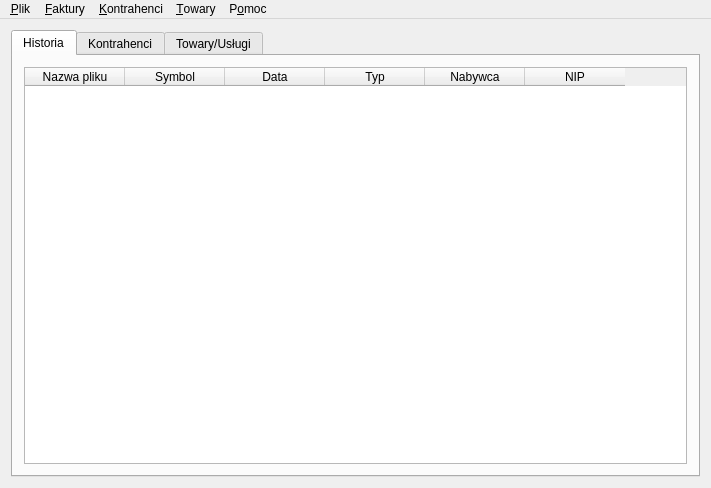
<ui version="4.0" >
 <class>MainWindow</class>
 <widget class="QMainWindow" name="MainWindow" >
  <property name="geometry" >
   <rect>
    <x>0</x>
    <y>0</y>
    <width>711</width>
    <height>488</height>
   </rect>
  </property>
  <property name="windowTitle" >
   <string>QFaktury</string>
  </property>
  <property name="windowIcon" >
   <iconset/>
  </property>
  <widget class="QWidget" name="widget" >
   <layout class="QGridLayout" >
    <item row="0" column="0" >
     <widget class="QTabWidget" name="tabWidget2" >
      <property name="currentIndex" >
       <number>0</number>
      </property>
      <widget class="QWidget" name="tab1" >
       <attribute name="title" >
        <string>Historia</string>
       </attribute>
       <layout class="QGridLayout" >
        <item row="0" column="0" >
         <widget class="QTableWidget" name="tableH" >
          <property name="selectionMode" >
           <enum>QAbstractItemView::ExtendedSelection</enum>
          </property>
          <property name="numRows" stdset="0" >
           <number>0</number>
          </property>
          <property name="numCols" stdset="0" >
           <number>6</number>
          </property>
          <property name="readOnly" stdset="0" >
           <bool>true</bool>
          </property>
          <property name="sorting" stdset="0" >
           <bool>false</bool>
          </property>
          <column>
           <property name="text" >
            <string>Nazwa pliku</string>
           </property>
          </column>
          <column>
           <property name="text" >
            <string>Symbol</string>
           </property>
          </column>
          <column>
           <property name="text" >
            <string>Data</string>
           </property>
          </column>
          <column>
           <property name="text" >
            <string>Typ</string>
           </property>
          </column>
          <column>
           <property name="text" >
            <string>Nabywca</string>
           </property>
          </column>
          <column>
           <property name="text" >
            <string>NIP</string>
           </property>
          </column>
         </widget>
        </item>
       </layout>
      </widget>
      <widget class="QWidget" name="tab2" >
       <attribute name="title" >
        <string>Kontrahenci</string>
       </attribute>
       <layout class="QGridLayout" >
        <item row="0" column="0" >
         <widget class="QTableWidget" name="tableK" >
          <property name="selectionMode" >
           <enum>QAbstractItemView::ExtendedSelection</enum>
          </property>
          <property name="numRows" stdset="0" >
           <number>0</number>
          </property>
          <property name="numCols" stdset="0" >
           <number>5</number>
          </property>
          <property name="readOnly" stdset="0" >
           <bool>true</bool>
          </property>
          <property name="sorting" stdset="0" >
           <bool>false</bool>
          </property>
          <column>
           <property name="text" >
            <string>Nazwa</string>
           </property>
          </column>
          <column>
           <property name="text" >
            <string>Typ</string>
           </property>
          </column>
          <column>
           <property name="text" >
            <string>Miasto</string>
           </property>
          </column>
          <column>
           <property name="text" >
            <string>Adres</string>
           </property>
          </column>
          <column>
           <property name="text" >
            <string>Telefon</string>
           </property>
          </column>
         </widget>
        </item>
       </layout>
      </widget>
      <widget class="QWidget" name="TabPage" >
       <attribute name="title" >
        <string>Towary/Usługi</string>
       </attribute>
       <layout class="QGridLayout" >
        <item row="0" column="0" >
         <widget class="QTableWidget" name="tableT" >
          <property name="selectionMode" >
           <enum>QAbstractItemView::ExtendedSelection</enum>
          </property>
          <property name="numRows" stdset="0" >
           <number>0</number>
          </property>
          <property name="numCols" stdset="0" >
           <number>12</number>
          </property>
          <property name="readOnly" stdset="0" >
           <bool>true</bool>
          </property>
          <property name="sorting" stdset="0" >
           <bool>false</bool>
          </property>
          <column>
           <property name="text" >
            <string>Index</string>
           </property>
          </column>
          <column>
           <property name="text" >
            <string>Nazwa</string>
           </property>
          </column>
          <column>
           <property name="text" >
            <string>Skrót</string>
           </property>
          </column>
          <column>
           <property name="text" >
            <string>Kod</string>
           </property>
          </column>
          <column>
           <property name="text" >
            <string>PKWiU</string>
           </property>
          </column>
          <column>
           <property name="text" >
            <string>Typ</string>
           </property>
          </column>
          <column>
           <property name="text" >
            <string>Jedn.</string>
           </property>
          </column>
          <column>
           <property name="text" >
            <string>Netto1</string>
           </property>
          </column>
          <column>
           <property name="text" >
            <string>Netto2</string>
           </property>
          </column>
          <column>
           <property name="text" >
            <string>Netto3</string>
           </property>
          </column>
          <column>
           <property name="text" >
            <string>Netto4</string>
           </property>
          </column>
          <column>
           <property name="text" >
            <string>Stawka VAT</string>
           </property>
          </column>
         </widget>
        </item>
       </layout>
      </widget>
     </widget>
    </item>
   </layout>
  </widget>
  <widget class="QMenuBar" name="MenuBarEditor" >
   <property name="geometry" >
    <rect>
     <x>0</x>
     <y>0</y>
     <width>711</width>
     <height>25</height>
    </rect>
   </property>
   <widget class="QMenu" name="plikAct" >
    <property name="title" >
     <string>&amp;Plik</string>
    </property>
    <addaction name="plikDane_firmyAction" />
    <addaction name="plikUstawieniaAction" />
    <addaction name="separator" />
    <addaction name="plikExportEDIAction" />
    <addaction name="plikExport_pdfAction" />
    <addaction name="plikExport_XMLAction" />
    <addaction name="plikImport_EDIAction" />
    <addaction name="plikImport_XMLAction" />
    <addaction name="plikKoniecAction" />
   </widget>
   <widget class="QMenu" name="fakturyAct" >
    <property name="title" >
     <string>&amp;Faktury</string>
    </property>
    <addaction name="fakturyDodajAction" />
    <addaction name="fakturyPFormaAction" />
    <addaction name="fakturyKorektaAction" />
    <addaction name="separator" />
    <addaction name="fakturyUsunAction" />
    <addaction name="fakturyEdAction" />
   </widget>
   <widget class="QMenu" name="kontrahenciAct" >
    <property name="title" >
     <string>&amp;Kontrahenci</string>
    </property>
    <addaction name="kontrahenciDodajAction" />
    <addaction name="kontrahenciUsunAction" />
    <addaction name="kontrahenciEdycjaAction" />
   </widget>
   <widget class="QMenu" name="towaryAct" >
    <property name="title" >
     <string>&amp;Towary</string>
    </property>
    <addaction name="towaryDodajAction" />
    <addaction name="towaryUsunAction" />
    <addaction name="towaryEdycjaAction" />
   </widget>
   <widget class="QMenu" name="pomocAct" >
    <property name="title" >
     <string>P&amp;omoc</string>
    </property>
    <addaction name="pomocO_programieAction" />
    <addaction name="pomocPomocAction" />
   </widget>
   <addaction name="plikAct" />
   <addaction name="fakturyAct" />
   <addaction name="kontrahenciAct" />
   <addaction name="towaryAct" />
   <addaction name="pomocAct" />
   <addaction name="separator" />
  </widget>
  <action name="plikDrukujAction" >
   <property name="text" >
    <string>Drukuj</string>
   </property>
   <property name="iconText" >
    <string>Drukuj</string>
   </property>
   <property name="name" stdset="0" >
    <string>plikDrukujAction</string>
   </property>
  </action>
  <action name="fakturyUsunAction" >
   <property name="text" >
    <string>Usuń</string>
   </property>
   <property name="iconText" >
    <string>Usuń</string>
   </property>
   <property name="shortcut" >
    <string>Alt+D</string>
   </property>
   <property name="name" stdset="0" >
    <string>fakturyUsunAction</string>
   </property>
  </action>
  <action name="fakturyDodajAction" >
   <property name="text" >
    <string>Nowa faktura</string>
   </property>
   <property name="iconText" >
    <string>Nowa faktura</string>
   </property>
   <property name="shortcut" >
    <string>F5</string>
   </property>
   <property name="name" stdset="0" >
    <string>fakturyDodajAction</string>
   </property>
  </action>
  <action name="kontrahenciDodajAction" >
   <property name="icon" >
    <iconset>image2</iconset>
   </property>
   <property name="text" >
    <string>Dodaj</string>
   </property>
   <property name="iconText" >
    <string>Dodaj</string>
   </property>
   <property name="shortcut" >
    <string>Ctrl+K</string>
   </property>
   <property name="name" stdset="0" >
    <string>kontrahenciDodajAction</string>
   </property>
  </action>
  <action name="kontrahenciUsunAction" >
   <property name="icon" >
    <iconset>image3</iconset>
   </property>
   <property name="text" >
    <string>Usuń</string>
   </property>
   <property name="iconText" >
    <string>Usuń</string>
   </property>
   <property name="shortcut" >
    <string>Ctrl+D</string>
   </property>
   <property name="name" stdset="0" >
    <string>kontrahenciUsunAction</string>
   </property>
  </action>
  <action name="kontrahenciEdycjaAction" >
   <property name="icon" >
    <iconset>image4</iconset>
   </property>
   <property name="text" >
    <string>Edycja</string>
   </property>
   <property name="iconText" >
    <string>Edycja</string>
   </property>
   <property name="shortcut" >
    <string>Ctrl+E</string>
   </property>
   <property name="name" stdset="0" >
    <string>kontrahenciEdycjaAction</string>
   </property>
  </action>
  <action name="pomocO_QtAction" >
   <property name="icon" >
    <iconset>image5</iconset>
   </property>
   <property name="text" >
    <string>O Qt</string>
   </property>
   <property name="iconText" >
    <string>O &amp;Qt</string>
   </property>
   <property name="name" stdset="0" >
    <string>pomocO_QtAction</string>
   </property>
  </action>
  <action name="plikKoniecAction" >
   <property name="icon" >
    <iconset>image6</iconset>
   </property>
   <property name="text" >
    <string>Koniec</string>
   </property>
   <property name="iconText" >
    <string>Koniec</string>
   </property>
   <property name="shortcut" >
    <string>Q</string>
   </property>
   <property name="name" stdset="0" >
    <string>plikKoniecAction</string>
   </property>
  </action>
  <action name="fakturyEdAction" >
   <property name="text" >
    <string>Edytuj</string>
   </property>
   <property name="iconText" >
    <string>Edytuj</string>
   </property>
   <property name="shortcut" >
    <string>F8</string>
   </property>
   <property name="name" stdset="0" >
    <string>fakturyEdAction</string>
   </property>
  </action>
  <action name="plikDane_firmyAction" >
   <property name="icon" >
    <iconset>image7</iconset>
   </property>
   <property name="text" >
    <string>Dane firmy</string>
   </property>
   <property name="iconText" >
    <string>Dane firmy</string>
   </property>
   <property name="shortcut" >
    <string>Ctrl+I</string>
   </property>
   <property name="name" stdset="0" >
    <string>plikDane_firmyAction</string>
   </property>
  </action>
  <action name="przelewyDrukuj_Action" >
   <property name="text" >
    <string>Drukuj </string>
   </property>
   <property name="iconText" >
    <string>Drukuj </string>
   </property>
   <property name="shortcut" >
    <string>F2</string>
   </property>
   <property name="name" stdset="0" >
    <string>przelewyDrukuj_Action</string>
   </property>
  </action>
  <action name="pomocO_programieAction" >
   <property name="icon" >
    <iconset>image8</iconset>
   </property>
   <property name="text" >
    <string>O programie</string>
   </property>
   <property name="iconText" >
    <string>O programie</string>
   </property>
   <property name="name" stdset="0" >
    <string>pomocO_programieAction</string>
   </property>
  </action>
  <action name="plikUstawieniaAction" >
   <property name="icon" >
    <iconset>image9</iconset>
   </property>
   <property name="text" >
    <string>Ustawienia</string>
   </property>
   <property name="iconText" >
    <string>Ustawienia</string>
   </property>
   <property name="name" stdset="0" >
    <string>plikUstawieniaAction</string>
   </property>
  </action>
  <action name="przelewyZUS" >
   <property name="icon" >
    <iconset>image10</iconset>
   </property>
   <property name="text" >
    <string>Nowy (ZUS)</string>
   </property>
   <property name="iconText" >
    <string>Nowy (ZUS)</string>
   </property>
   <property name="name" stdset="0" >
    <string>przelewyZUS</string>
   </property>
  </action>
  <action name="przelewyUSAction" >
   <property name="icon" >
    <iconset>image11</iconset>
   </property>
   <property name="text" >
    <string>Nowy (US)</string>
   </property>
   <property name="iconText" >
    <string>Nowy (US)</string>
   </property>
   <property name="name" stdset="0" >
    <string>przelewyUSAction</string>
   </property>
  </action>
  <action name="pomocPomocAction" >
   <property name="text" >
    <string>Pomoc</string>
   </property>
   <property name="iconText" >
    <string>Pomoc</string>
   </property>
   <property name="name" stdset="0" >
    <string>pomocPomocAction</string>
   </property>
  </action>
  <action name="separatornew_itemAction" >
   <property name="text" >
    <string>new item</string>
   </property>
   <property name="iconText" >
    <string>new item</string>
   </property>
   <property name="name" stdset="0" >
    <string>separatornew_itemAction</string>
   </property>
  </action>
  <action name="towaryEdycjaAction" >
   <property name="text" >
    <string>Edycja</string>
   </property>
   <property name="iconText" >
    <string>Edycja</string>
   </property>
   <property name="shortcut" >
    <string>Ctrl+M</string>
   </property>
   <property name="name" stdset="0" >
    <string>towaryEdycjaAction</string>
   </property>
  </action>
  <action name="towaryUsunAction" >
   <property name="text" >
    <string>Usuń</string>
   </property>
   <property name="iconText" >
    <string>Usuń</string>
   </property>
   <property name="shortcut" >
    <string>Ctrl+U</string>
   </property>
   <property name="name" stdset="0" >
    <string>towaryUsunAction</string>
   </property>
  </action>
  <action name="towaryDodajAction" >
   <property name="text" >
    <string>Dodaj</string>
   </property>
   <property name="iconText" >
    <string>Dodaj</string>
   </property>
   <property name="shortcut" >
    <string>Ctrl+T</string>
   </property>
   <property name="name" stdset="0" >
    <string>towaryDodajAction</string>
   </property>
  </action>
  <action name="plikExportEDIAction" >
   <property name="text" >
    <string>Export do EDI</string>
   </property>
   <property name="iconText" >
    <string>Export do EDI</string>
   </property>
   <property name="visible" >
    <bool>false</bool>
   </property>
   <property name="name" stdset="0" >
    <string>plikExportEDIAction</string>
   </property>
  </action>
  <action name="plikExport_pdfAction" >
   <property name="text" >
    <string>Export do PDF</string>
   </property>
   <property name="iconText" >
    <string>Export do PDF</string>
   </property>
   <property name="visible" >
    <bool>false</bool>
   </property>
   <property name="name" stdset="0" >
    <string>plikExport_pdfAction</string>
   </property>
  </action>
  <action name="plikExport_XMLAction" >
   <property name="text" >
    <string>Export do XML</string>
   </property>
   <property name="iconText" >
    <string>Export do XML</string>
   </property>
   <property name="visible" >
    <bool>false</bool>
   </property>
   <property name="name" stdset="0" >
    <string>plikExport_XMLAction</string>
   </property>
  </action>
  <action name="plikImport_EDIAction" >
   <property name="text" >
    <string>Import EDI</string>
   </property>
   <property name="iconText" >
    <string>Import EDI</string>
   </property>
   <property name="visible" >
    <bool>false</bool>
   </property>
   <property name="name" stdset="0" >
    <string>plikImport_EDIAction</string>
   </property>
  </action>
  <action name="plikImport_XMLAction" >
   <property name="text" >
    <string>Import XML</string>
   </property>
   <property name="iconText" >
    <string>Import XML</string>
   </property>
   <property name="visible" >
    <bool>false</bool>
   </property>
   <property name="name" stdset="0" >
    <string>plikImport_XMLAction</string>
   </property>
  </action>
  <action name="fakturyKorektaAction" >
   <property name="text" >
    <string>Nowa korekta</string>
   </property>
   <property name="iconText" >
    <string>Nowa korekta</string>
   </property>
   <property name="shortcut" >
    <string/>
   </property>
   <property name="name" stdset="0" >
    <string>fakturyKorektaAction</string>
   </property>
  </action>
  <action name="fakturyPFormaAction" >
   <property name="text" >
    <string>Nowa pro forma</string>
   </property>
   <property name="iconText" >
    <string>Nowa pro forma</string>
   </property>
   <property name="name" stdset="0" >
    <string>fakturyPFormaAction</string>
   </property>
  </action>
  <action name="nextPageAction" >
   <property name="iconText" >
    <string>Action</string>
   </property>
   <property name="shortcut" >
    <string>Ctrl+PgDown</string>
   </property>
   <property name="name" stdset="0" >
    <string>nextPageAction</string>
   </property>
  </action>
  <action name="prevPageAction" >
   <property name="iconText" >
    <string>Action_2</string>
   </property>
   <property name="shortcut" >
    <string>Ctrl+PgUp</string>
   </property>
   <property name="name" stdset="0" >
    <string>prevPageAction</string>
   </property>
  </action>
 </widget>
 <layoutdefault spacing="6" margin="11" />
 <resources/>
 <connections>
  <connection>
   <sender>plikDane_firmyAction</sender>
   <signal>activated()</signal>
   <receiver>MainWindow</receiver>
   <slot>daneFirmyClick()</slot>
   <hints>
    <hint type="sourcelabel" >
     <x>-1</x>
     <y>-1</y>
    </hint>
    <hint type="destinationlabel" >
     <x>20</x>
     <y>20</y>
    </hint>
   </hints>
  </connection>
  <connection>
   <sender>plikKoniecAction</sender>
   <signal>activated()</signal>
   <receiver>MainWindow</receiver>
   <slot>close()</slot>
   <hints>
    <hint type="sourcelabel" >
     <x>-1</x>
     <y>-1</y>
    </hint>
    <hint type="destinationlabel" >
     <x>20</x>
     <y>20</y>
    </hint>
   </hints>
  </connection>
  <connection>
   <sender>kontrahenciDodajAction</sender>
   <signal>activated()</signal>
   <receiver>MainWindow</receiver>
   <slot>kontrClick()</slot>
   <hints>
    <hint type="sourcelabel" >
     <x>-1</x>
     <y>-1</y>
    </hint>
    <hint type="destinationlabel" >
     <x>20</x>
     <y>20</y>
    </hint>
   </hints>
  </connection>
  <connection>
   <sender>kontrahenciUsunAction</sender>
   <signal>activated()</signal>
   <receiver>MainWindow</receiver>
   <slot>kontrDel()</slot>
   <hints>
    <hint type="sourcelabel" >
     <x>-1</x>
     <y>-1</y>
    </hint>
    <hint type="destinationlabel" >
     <x>20</x>
     <y>20</y>
    </hint>
   </hints>
  </connection>
  <connection>
   <sender>kontrahenciEdycjaAction</sender>
   <signal>activated()</signal>
   <receiver>MainWindow</receiver>
   <slot>kontrEd()</slot>
   <hints>
    <hint type="sourcelabel" >
     <x>-1</x>
     <y>-1</y>
    </hint>
    <hint type="destinationlabel" >
     <x>20</x>
     <y>20</y>
    </hint>
   </hints>
  </connection>
  <connection>
   <sender>fakturyDodajAction</sender>
   <signal>activated()</signal>
   <receiver>MainWindow</receiver>
   <slot>newFra()</slot>
   <hints>
    <hint type="sourcelabel" >
     <x>-1</x>
     <y>-1</y>
    </hint>
    <hint type="destinationlabel" >
     <x>20</x>
     <y>20</y>
    </hint>
   </hints>
  </connection>
  <connection>
   <sender>fakturyUsunAction</sender>
   <signal>activated()</signal>
   <receiver>MainWindow</receiver>
   <slot>delFHist()</slot>
   <hints>
    <hint type="sourcelabel" >
     <x>-1</x>
     <y>-1</y>
    </hint>
    <hint type="destinationlabel" >
     <x>20</x>
     <y>20</y>
    </hint>
   </hints>
  </connection>
  <connection>
   <sender>fakturyEdAction</sender>
   <signal>activated()</signal>
   <receiver>MainWindow</receiver>
   <slot>editFHist()</slot>
   <hints>
    <hint type="sourcelabel" >
     <x>-1</x>
     <y>-1</y>
    </hint>
    <hint type="destinationlabel" >
     <x>20</x>
     <y>20</y>
    </hint>
   </hints>
  </connection>
  <connection>
   <sender>tableH</sender>
   <signal>doubleClicked(int,int,int,QPoint)</signal>
   <receiver>MainWindow</receiver>
   <slot>editFHist()</slot>
   <hints>
    <hint type="sourcelabel" >
     <x>20</x>
     <y>20</y>
    </hint>
    <hint type="destinationlabel" >
     <x>20</x>
     <y>20</y>
    </hint>
   </hints>
  </connection>
  <connection>
   <sender>pomocO_QtAction</sender>
   <signal>activated()</signal>
   <receiver>MainWindow</receiver>
   <slot>aboutQt()</slot>
   <hints>
    <hint type="sourcelabel" >
     <x>-1</x>
     <y>-1</y>
    </hint>
    <hint type="destinationlabel" >
     <x>20</x>
     <y>20</y>
    </hint>
   </hints>
  </connection>
  <connection>
   <sender>pomocO_programieAction</sender>
   <signal>activated()</signal>
   <receiver>MainWindow</receiver>
   <slot>oProg()</slot>
   <hints>
    <hint type="sourcelabel" >
     <x>-1</x>
     <y>-1</y>
    </hint>
    <hint type="destinationlabel" >
     <x>20</x>
     <y>20</y>
    </hint>
   </hints>
  </connection>
  <connection>
   <sender>tableK</sender>
   <signal>doubleClicked(int,int,int,QPoint)</signal>
   <receiver>MainWindow</receiver>
   <slot>kontrEd()</slot>
   <hints>
    <hint type="sourcelabel" >
     <x>20</x>
     <y>20</y>
    </hint>
    <hint type="destinationlabel" >
     <x>20</x>
     <y>20</y>
    </hint>
   </hints>
  </connection>
  <connection>
   <sender>plikUstawieniaAction</sender>
   <signal>activated()</signal>
   <receiver>MainWindow</receiver>
   <slot>settClick()</slot>
   <hints>
    <hint type="sourcelabel" >
     <x>-1</x>
     <y>-1</y>
    </hint>
    <hint type="destinationlabel" >
     <x>20</x>
     <y>20</y>
    </hint>
   </hints>
  </connection>
  <connection>
   <sender>tabWidget2</sender>
   <signal>currentChanged(QWidget*)</signal>
   <receiver>MainWindow</receiver>
   <slot>tabChanged(QWidget*)</slot>
   <hints>
    <hint type="sourcelabel" >
     <x>20</x>
     <y>20</y>
    </hint>
    <hint type="destinationlabel" >
     <x>20</x>
     <y>20</y>
    </hint>
   </hints>
  </connection>
  <connection>
   <sender>pomocPomocAction</sender>
   <signal>activated()</signal>
   <receiver>MainWindow</receiver>
   <slot>pomoc()</slot>
   <hints>
    <hint type="sourcelabel" >
     <x>-1</x>
     <y>-1</y>
    </hint>
    <hint type="destinationlabel" >
     <x>20</x>
     <y>20</y>
    </hint>
   </hints>
  </connection>
  <connection>
   <sender>towaryDodajAction</sender>
   <signal>activated()</signal>
   <receiver>MainWindow</receiver>
   <slot>towaryDodaj()</slot>
   <hints>
    <hint type="sourcelabel" >
     <x>-1</x>
     <y>-1</y>
    </hint>
    <hint type="destinationlabel" >
     <x>20</x>
     <y>20</y>
    </hint>
   </hints>
  </connection>
  <connection>
   <sender>towaryEdycjaAction</sender>
   <signal>activated()</signal>
   <receiver>MainWindow</receiver>
   <slot>towaryEdycja()</slot>
   <hints>
    <hint type="sourcelabel" >
     <x>-1</x>
     <y>-1</y>
    </hint>
    <hint type="destinationlabel" >
     <x>20</x>
     <y>20</y>
    </hint>
   </hints>
  </connection>
  <connection>
   <sender>towaryUsunAction</sender>
   <signal>activated()</signal>
   <receiver>MainWindow</receiver>
   <slot>towaryUsun()</slot>
   <hints>
    <hint type="sourcelabel" >
     <x>-1</x>
     <y>-1</y>
    </hint>
    <hint type="destinationlabel" >
     <x>20</x>
     <y>20</y>
    </hint>
   </hints>
  </connection>
  <connection>
   <sender>tableT</sender>
   <signal>doubleClicked(int,int,int,QPoint)</signal>
   <receiver>MainWindow</receiver>
   <slot>towaryEdycja()</slot>
   <hints>
    <hint type="sourcelabel" >
     <x>20</x>
     <y>20</y>
    </hint>
    <hint type="destinationlabel" >
     <x>20</x>
     <y>20</y>
    </hint>
   </hints>
  </connection>
  <connection>
   <sender>fakturyKorektaAction</sender>
   <signal>activated()</signal>
   <receiver>MainWindow</receiver>
   <slot>newKor()</slot>
   <hints>
    <hint type="sourcelabel" >
     <x>-1</x>
     <y>-1</y>
    </hint>
    <hint type="destinationlabel" >
     <x>20</x>
     <y>20</y>
    </hint>
   </hints>
  </connection>
  <connection>
   <sender>fakturyPFormaAction</sender>
   <signal>activated()</signal>
   <receiver>MainWindow</receiver>
   <slot>newPForm()</slot>
   <hints>
    <hint type="sourcelabel" >
     <x>-1</x>
     <y>-1</y>
    </hint>
    <hint type="destinationlabel" >
     <x>20</x>
     <y>20</y>
    </hint>
   </hints>
  </connection>
  <connection>
   <sender>prevPageAction</sender>
   <signal>activated()</signal>
   <receiver>MainWindow</receiver>
   <slot>prevPage()</slot>
   <hints>
    <hint type="sourcelabel" >
     <x>-1</x>
     <y>-1</y>
    </hint>
    <hint type="destinationlabel" >
     <x>20</x>
     <y>20</y>
    </hint>
   </hints>
  </connection>
  <connection>
   <sender>nextPageAction</sender>
   <signal>activated()</signal>
   <receiver>MainWindow</receiver>
   <slot>nextPage()</slot>
   <hints>
    <hint type="sourcelabel" >
     <x>-1</x>
     <y>-1</y>
    </hint>
    <hint type="destinationlabel" >
     <x>20</x>
     <y>20</y>
    </hint>
   </hints>
  </connection>
 </connections>
</ui>
